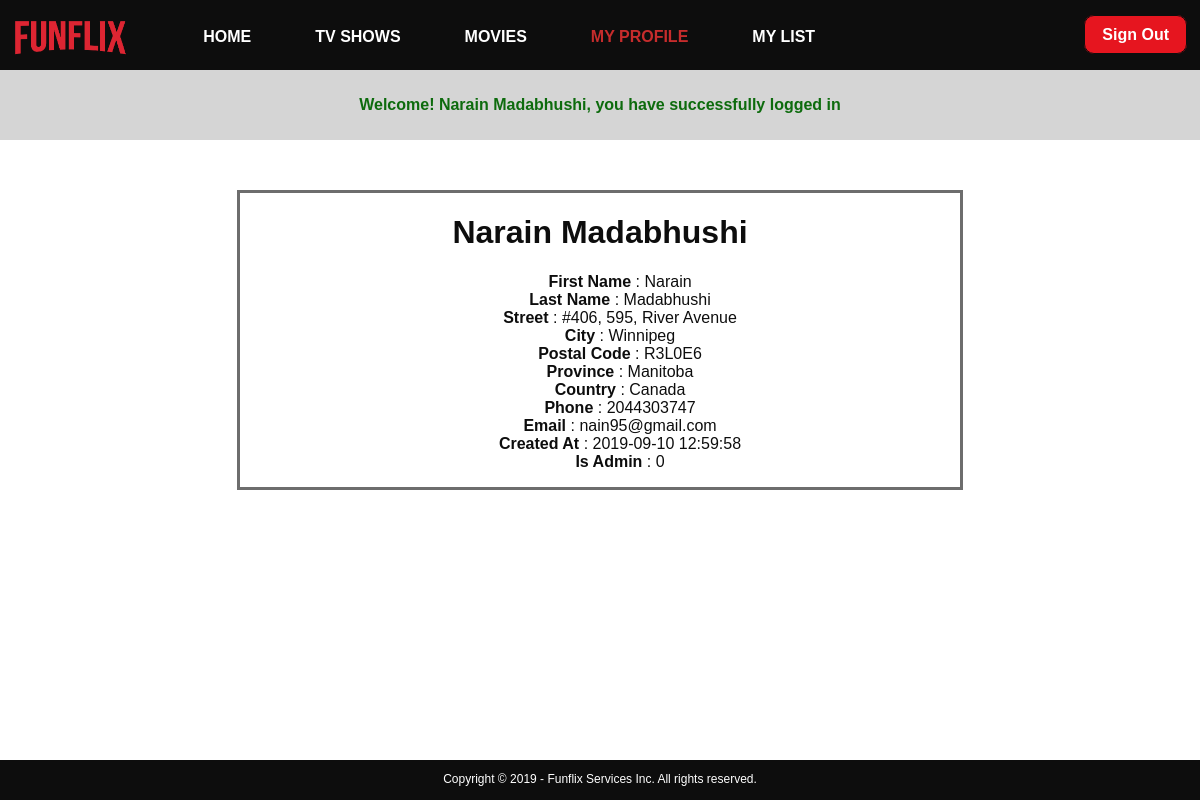
The page /my_profile.php (signed in) on the database its author committed.
### tables this page shows
CREATE TABLE IF NOT EXISTS `users` (
  `user_id` int(11) NOT NULL AUTO_INCREMENT,
  `first_name` varchar(20) NOT NULL,
  `last_name` varchar(20) NOT NULL,
  `street` varchar(200) NOT NULL,
  `city` varchar(20) NOT NULL,
  `postal_code` varchar(7) NOT NULL,
  `province` varchar(20) NOT NULL,
  `country` varchar(20) NOT NULL,
  `phone` varchar(10) NOT NULL,
  `email` varchar(100) NOT NULL,
  `password` varchar(255) NOT NULL,
  `created_at` datetime NOT NULL DEFAULT CURRENT_TIMESTAMP,
  `updated_at` datetime DEFAULT NULL,
  `is_admin` tinyint(1) DEFAULT NULL,
  PRIMARY KEY (`user_id`),
  UNIQUE KEY `email` (`email`)
);

### classes/Models/Model.php (called while the page is built, shortened)
<?php
class Model
{
	protected static $dbh;
	public static function init(\PDO $dbh)
	{
		static::$dbh = $dbh;
	}
	public function one($id)
	{
		$query = "SELECT * FROM {$this->table} WHERE {$this->key} = :id";
		$params = array(':id' => $id);
		$stmt = static::$dbh->prepare($query);
		$stmt->execute($params);
		return $stmt->fetch(\PDO::FETCH_ASSOC);
	}
}

### app/functions.php (called while the page is built, shortened)
<?php
function esc($string)
{
	return htmlentities($string, null, "UTF-8");
}
function label($string)
{
	return ucwords(str_replace('_',' ',$string) );
}

### public/my_profile.php (the view, shortened to what this page needs)
<?php
    $user = new Users();
    if(empty($_SESSION['logged_in']) || $_SESSION['logged_in'] != true){
      $_SESSION['flash'] = 'You must be logged in to view a profile';
      header("Location: login.php");
      die;
    }else{
      $result = $user->one($_SESSION['user_id']);
    }
?>
<?php require '../inc/head.inc.php';?>
  <div id="user">
      <h1><?=esc($result['first_name']) . " " . esc($result['last_name'])?></h1>
      <ul>
        <?php foreach($result as $key => $value) : ?>
        <?php if($key != 'password' && $key != 'user_id' && $key != 'updated_at') : ?>
          <li><strong><?=esc(label($key))?></strong> : <?=esc($value)?></li>
          <?php endif; ?>
        <?php endforeach; ?>
      </ul>
  </div>
  <?php require '../inc/footer.inc.php'; ?>
</body>
</html>

### public/css/desktop.css (style rules this page uses)
li { list-style-type: none; }

### rows shown on the page
users: first_name "Narain", last_name "Madabhushi", street "#406, 595, River Avenue", city "Winnipeg", postal_code "R3L0E6", province "Manitoba", country "Canada", phone "2044303747", email "nain95@gmail.com", created_at "2019-09-10 12:59:58", is_admin "0"

### other values the page prints
$_SESSION['flash'] "Welcome! Narain Madabhushi, you have successfully logged in"
label($key) "First Name"
label($key) "Last Name"
label($key) "Street"
label($key) "City"
label($key) "Postal Code"
label($key) "Province"
label($key) "Country"
label($key) "Phone"
label($key) "Email"
label($key) "Created At"
label($key) "Is Admin"
